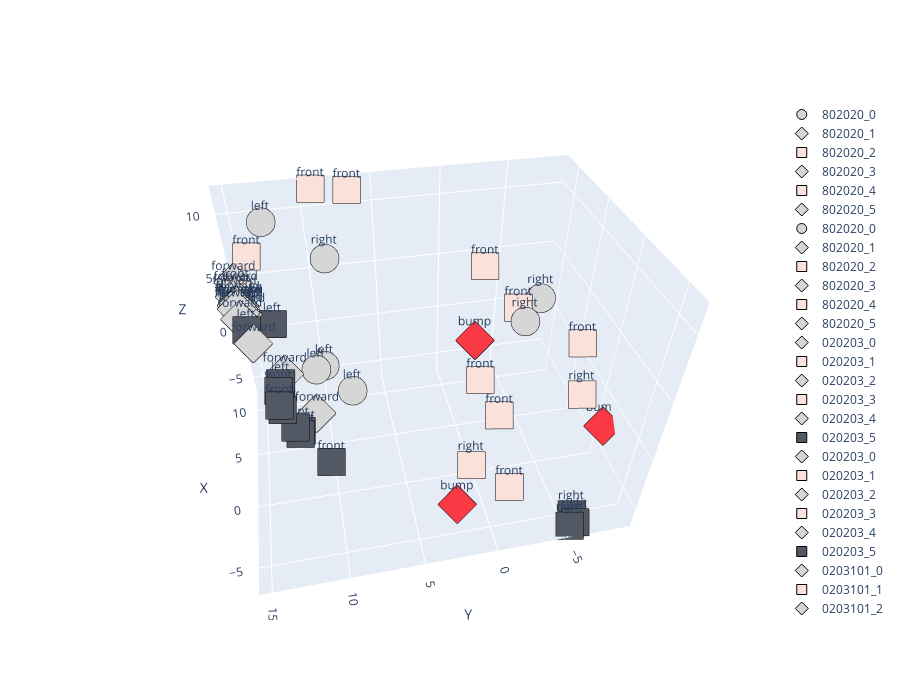

Notebook code for this chart:
### Code cell
sequences = [[8, 0, 2, 0, 2, 0], [8, 0, 2, 0, 2, 0], [0, 2, 0, 2, 0, 3], [0, 2, 0, 2, 0, 3], [0, 2, 0, 3, 10, 1], [1, 10, 2, 0, 2, 0], [0, 2, 0, 2, 0, 3], [2, 0, 3, 5, 1, 3], [7, 8, 0, 2, 0, 3], [7, 8, 0, 3, 6, 5], [7, 8, 0, 3, 6, 5], [6, 5, 10, 2, 0, 3], [7, 8, 0, 2, 0, 2]]

label_seq = [''.join(str(nombre) for nombre in sous_liste) for sous_liste in sequences]
embedding_weights, all_labels, all_tokens = visualize_encoder_outputs(model, sequences, label_seq)
print(len(embedding_weights[:, 0].detach().numpy()))
projected = project_embeddings_to_3D(model, embedding_weights, group_axes)
plotly_embedding(projected, all_labels, all_tokens)

### Figure 1 — Plotly figure (JSON) as saved in the notebook; plotly's stock layout.template omitted (floating-point values rounded to 4 significant figures)
{"data": [{"marker": {"color": "#D6D6D6", "line": {"color": "black", "width": 1}, "size": 10, "symbol": "circle"}, "mode": "markers+text", "name": "802020_0", "text": "left", "textposition": "top center", "type": "scatter3d", "x": [10.12], "y": [12.78], "z": [10.12]}, {"marker": {"color": "#D6D6D6", "line": {"color": "black", "width": 1}, "size": 10, "symbol": "diamond"}, "mode": "markers+text", "name": "802020_1", "text": "forward", "textposition": "top center", "type": "scatter3d", "x": [7.39], "y": [15.03], "z": [7.39]}, {"marker": {"color": "#FAE2DB", "line": {"color": "black", "width": 1}, "size": 10, "symbol": "square"}, "mode": "markers+text", "name": "802020_2", "text": "front", "textposition": "top center", "type": "scatter3d", "x": [11.53], "y": [9.22], "z": [11.53]}, {"marker": {"color": "#D6D6D6", "line": {"color": "black", "width": 1}, "size": 10, "symbol": "diamond"}, "mode": "markers+text", "name": "802020_3", "text": "forward", "textposition": "top center", "type": "scatter3d", "x": [6.413], "y": [14.92], "z": [6.413]}, {"marker": {"color": "#FAE2DB", "line": {"color": "black", "width": 1}, "size": 10, "symbol": "square"}, "mode": "markers+text", "name": "802020_4", "text": "front", "textposition": "top center", "type": "scatter3d", "x": [6.82], "y": [-2.091], "z": [6.82]}, {"marker": {"color": "#D6D6D6", "line": {"color": "black", "width": 1}, "size": 10, "symbol": "diamond"}, "mode": "markers+text", "name": "802020_5", "text": "forward", "textposition": "top center", "type": "scatter3d", "x": [6.109], "y": [14.91], "z": [6.109]}, {"marker": {"color": "#D6D6D6", "line": {"color": "black", "width": 1}, "size": 10, "symbol": "circle"}, "mode": "markers+text", "name": "802020_0", "text": "left", "textposition": "top center", "type": "scatter3d", "x": [10.12], "y": [12.78], "z": [10.12]}, {"marker": {"color": "#D6D6D6", "line": {"color": "black", "width": 1}, "size": 10, "symbol": "diamond"}, "mode": "markers+text", "name": "802020_1", "text": "forward", "textposition": "top center", "type": "scatter3d", "visible": true, "x": [7.39], "y": [15.03], "z": [7.39]}, {"marker": {"color": "#FAE2DB", "line": {"color": "black", "width": 1}, "size": 10, "symbol": "square"}, "mode": "markers+text", "name": "802020_2", "text": "front", "textposition": "top center", "type": "scatter3d", "visible": true, "x": [11.53], "y": [9.22], "z": [11.53]}, {"marker": {"color": "#D6D6D6", "line": {"color": "black", "width": 1}, "size": 10, "symbol": "diamond"}, "mode": "markers+text", "name": "802020_3", "text": "forward", "textposition": "top center", "type": "scatter3d", "visible": true, "x": [6.413], "y": [14.92], "z": [6.413]}, {"marker": {"color": "#FAE2DB", "line": {"color": "black", "width": 1}, "size": 10, "symbol": "square"}, "mode": "markers+text", "name": "802020_4", "text": "front", "textposition": "top center", "type": "scatter3d", "visible": true, "x": [6.82], "y": [-2.091], "z": [6.82]}, {"marker": {"color": "#D6D6D6", "line": {"color": "black", "width": 1}, "size": 10, "symbol": "diamond"}, "mode": "markers+text", "name": "802020_5", "text": "forward", "textposition": "top center", "type": "scatter3d", "visible": true, "x": [6.109], "y": [14.91], "z": [6.109]}, {"marker": {"color": "#D6D6D6", "line": {"color": "black", "width": 1}, "size": 10, "symbol": "diamond"}, "mode": "markers+text", "name": "020203_0", "text": "forward", "textposition": "top center", "type": "scatter3d", "visible": true, "x": [2.812], "y": [12.5], "z": [2.812]}, {"marker": {"color": "#FAE2DB", "line": {"color": "black", "width": 1}, "size": 10, "symbol": "square"}, "mode": "markers+text", "name": "020203_1", "text": "front", "textposition": "top center", "type": "scatter3d", "visible": true, "x": [1.26], "y": [-0.5228], "z": [1.26]}, {"marker": {"color": "#D6D6D6", "line": {"color": "black", "width": 1}, "size": 10, "symbol": "diamond"}, "mode": "markers+text", "name": "020203_2", "text": "forward", "textposition": "top center", "type": "scatter3d", "visible": true, "x": [6.235], "y": [14.78], "z": [6.235]}, {"marker": {"color": "#FAE2DB", "line": {"color": "black", "width": 1}, "size": 10, "symbol": "square"}, "mode": "markers+text", "name": "020203_3", "text": "front", "textposition": "top center", "type": "scatter3d", "visible": true, "x": [7.019], "y": [14.96], "z": [7.019]}, {"marker": {"color": "#D6D6D6", "line": {"color": "black", "width": 1}, "size": 10, "symbol": "diamond"}, "mode": "markers+text", "name": "020203_4", "text": "forward", "textposition": "top center", "type": "scatter3d", "visible": true, "x": [6.271], "y": [15.02], "z": [6.271]}, {"marker": {"color": "#535865", "line": {"color": "black", "width": 1}, "size": 10, "symbol": "square"}, "mode": "markers+text", "name": "020203_5", "text": "front", "textposition": "top center", "type": "scatter3d", "visible": true, "x": [-0.04441], "y": [11.98], "z": [-0.04441]}, {"marker": {"color": "#D6D6D6", "line": {"color": "black", "width": 1}, "size": 10, "symbol": "diamond"}, "mode": "markers+text", "name": "020203_0", "text": "forward", "textposition": "top center", "type": "scatter3d", "visible": true, "x": [2.812], "y": [12.5], "z": [2.812]}, {"marker": {"color": "#FAE2DB", "line": {"color": "black", "width": 1}, "size": 10, "symbol": "square"}, "mode": "markers+text", "name": "020203_1", "text": "front", "textposition": "top center", "type": "scatter3d", "visible": true, "x": [1.26], "y": [-0.5228], "z": [1.26]}, {"marker": {"color": "#D6D6D6", "line": {"color": "black", "width": 1}, "size": 10, "symbol": "diamond"}, "mode": "markers+text", "name": "020203_2", "text": "forward", "textposition": "top center", "type": "scatter3d", "visible": true, "x": [6.235], "y": [14.78], "z": [6.235]}, {"marker": {"color": "#FAE2DB", "line": {"color": "black", "width": 1}, "size": 10, "symbol": "square"}, "mode": "markers+text", "name": "020203_3", "text": "front", "textposition": "top center", "type": "scatter3d", "visible": true, "x": [7.019], "y": [14.96], "z": [7.019]}, {"marker": {"color": "#D6D6D6", "line": {"color": "black", "width": 1}, "size": 10, "symbol": "diamond"}, "mode": "markers+text", "name": "020203_4", "text": "forward", "textposition": "top center", "type": "scatter3d", "visible": true, "x": [6.271], "y": [15.02], "z": [6.271]}, {"marker": {"color": "#535865", "line": {"color": "black", "width": 1}, "size": 10, "symbol": "square"}, "mode": "markers+text", "name": "020203_5", "text": "front", "textposition": "top center", "type": "scatter3d", "visible": true, "x": [-0.04441], "y": [11.98], "z": [-0.04441]}, {"marker": {"color": "#D6D6D6", "line": {"color": "black", "width": 1}, "size": 10, "symbol": "diamond"}, "mode": "markers+text", "name": "0203101_0", "text": "forward", "textposition": "top center", "type": "scatter3d", "visible": true, "x": [0.7967], "y": [10.76], "z": [0.7967]}, {"marker": {"color": "#FAE2DB", "line": {"color": "black", "width": 1}, "size": 10, "symbol": "square"}, "mode": "markers+text", "name": "0203101_1", "text": "front", "textposition": "top center", "type": "scatter3d", "visible": true, "x": [-0.5691], "y": [-1.476], "z": [-0.5691]}, {"marker": {"color": "#D6D6D6", "line": {"color": "black", "width": 1}, "size": 10, "symbol": "diamond"}, "mode": "markers+text", "name": "0203101_2", "text": "forward", "textposition": "top center", "type": "scatter3d", "visible": true, "x": [5.836], "y": [14.67], "z": [5.836]}, {"marker": {"color": "#535865", "line": {"color": "black", "width": 1}, "size": 10, "symbol": "square"}, "mode": "markers+text", "name": "0203101_3", "text": "front", "textposition": "top center", "type": "scatter3d", "visible": true, "x": [-1.543], "y": [10.24], "z": [-1.543]}, {"marker": {"color": "#D6D6D6", "line": {"color": "black", "width": 1}, "size": 10, "symbol": "circle"}, "mode": "markers+text", "name": "0203101_4", "text": "right", "textposition": "top center", "type": "scatter3d", "visible": true, "x": [3.823], "y": [-4.368], "z": [3.823]}, {"marker": {"color": "#F93943", "line": {"color": "black", "width": 1}, "size": 10, "symbol": "diamond"}, "mode": "markers+text", "name": "0203101_5", "text": "bump", "textposition": "top center", "type": "scatter3d", "visible": true, "x": [-4.443], "y": [2.329], "z": [-4.443]}, {"marker": {"color": "#F93943", "line": {"color": "black", "width": 1}, "size": 10, "symbol": "diamond"}, "mode": "markers+text", "name": "1102020_0", "text": "bump", "textposition": "top center", "type": "scatter3d", "visible": true, "x": [-1.865], "y": [-8.802], "z": [-1.865]}, {"marker": {"color": "#D6D6D6", "line": {"color": "black", "width": 1}, "size": 10, "symbol": "circle"}, "mode": "markers+text", "name": "1102020_1", "text": "right", "textposition": "top center", "type": "scatter3d", "visible": true, "x": [4.888], "y": [-5.774], "z": [4.888]}, {"marker": {"color": "#FAE2DB", "line": {"color": "black", "width": 1}, "size": 10, "symbol": "square"}, "mode": "markers+text", "name": "1102020_2", "text": "front", "textposition": "top center", "type": "scatter3d", "visible": true, "x": [11.31], "y": [6.786], "z": [11.31]}, {"marker": {"color": "#D6D6D6", "line": {"color": "black", "width": 1}, "size": 10, "symbol": "diamond"}, "mode": "markers+text", "name": "1102020_3", "text": "forward", "textposition": "top center", "type": "scatter3d", "visible": true, "x": [5.894], "y": [14.81], "z": [5.894]}, {"marker": {"color": "#FAE2DB", "line": {"color": "black", "width": 1}, "size": 10, "symbol": "square"}, "mode": "markers+text", "name": "1102020_4", "text": "front", "textposition": "top center", "type": "scatter3d", "visible": true, "x": [4.553], "y": [-4.023], "z": [4.553]}, {"marker": {"color": "#D6D6D6", "line": {"color": "black", "width": 1}, "size": 10, "symbol": "diamond"}, "mode": "markers+text", "name": "1102020_5", "text": "forward", "textposition": "top center", "type": "scatter3d", "visible": true, "x": [4.413], "y": [14.24], "z": [4.413]}, {"marker": {"color": "#D6D6D6", "line": {"color": "black", "width": 1}, "size": 10, "symbol": "diamond"}, "mode": "markers+text", "name": "020203_0", "text": "forward", "textposition": "top center", "type": "scatter3d", "visible": true, "x": [2.812], "y": [12.5], "z": [2.812]}, {"marker": {"color": "#FAE2DB", "line": {"color": "black", "width": 1}, "size": 10, "symbol": "square"}, "mode": "markers+text", "name": "020203_1", "text": "front", "textposition": "top center", "type": "scatter3d", "visible": true, "x": [1.26], "y": [-0.5228], "z": [1.26]}, {"marker": {"color": "#D6D6D6", "line": {"color": "black", "width": 1}, "size": 10, "symbol": "diamond"}, "mode": "markers+text", "name": "020203_2", "text": "forward", "textposition": "top center", "type": "scatter3d", "visible": true, "x": [6.235], "y": [14.78], "z": [6.235]}, {"marker": {"color": "#FAE2DB", "line": {"color": "black", "width": 1}, "size": 10, "symbol": "square"}, "mode": "markers+text", "name": "020203_3", "text": "front", "textposition": "top center", "type": "scatter3d", "visible": true, "x": [7.019], "y": [14.96], "z": [7.019]}, {"marker": {"color": "#D6D6D6", "line": {"color": "black", "width": 1}, "size": 10, "symbol": "diamond"}, "mode": "markers+text", "name": "020203_4", "text": "forward", "textposition": "top center", "type": "scatter3d", "visible": true, "x": [6.271], "y": [15.02], "z": [6.271]}, {"marker": {"color": "#535865", "line": {"color": "black", "width": 1}, "size": 10, "symbol": "square"}, "mode": "markers+text", "name": "020203_5", "text": "front", "textposition": "top center", "type": "scatter3d", "visible": true, "x": [-0.04441], "y": [11.98], "z": [-0.04441]}, {"marker": {"color": "#FAE2DB", "line": {"color": "black", "width": 1}, "size": 10, "symbol": "square"}, "mode": "markers+text", "name": "203513_0", "text": "front", "textposition": "top center", "type": "scatter3d", "visible": true, "x": [2.364], "y": [-8.295], "z": [2.364]}, {"marker": {"color": "#D6D6D6", "line": {"color": "black", "width": 1}, "size": 10, "symbol": "diamond"}, "mode": "markers+text", "name": "203513_1", "text": "forward", "textposition": "top center", "type": "scatter3d", "visible": true, "x": [6.703], "y": [15.07], "z": [6.703]}, {"marker": {"color": "#535865", "line": {"color": "black", "width": 1}, "size": 10, "symbol": "square"}, "mode": "markers+text", "name": "203513_2", "text": "front", "textposition": "top center", "type": "scatter3d", "visible": true, "x": [2.073], "y": [13.04], "z": [2.073]}, {"marker": {"color": "#535865", "line": {"color": "black", "width": 1}, "size": 10, "symbol": "square"}, "mode": "markers+text", "name": "203513_3", "text": "left", "textposition": "top center", "type": "scatter3d", "visible": true, "x": [5.071], "y": [14.58], "z": [5.071]}, {"marker": {"color": "#F93943", "line": {"color": "black", "width": 1}, "size": 10, "symbol": "diamond"}, "mode": "markers+text", "name": "203513_4", "text": "bump", "textposition": "top center", "type": "scatter3d", "visible": true, "x": [3.218], "y": [-0.5835], "z": [3.218]}, {"marker": {"color": "#535865", "line": {"color": "black", "width": 1}, "size": 10, "symbol": "square"}, "mode": "markers+text", "name": "203513_5", "text": "front", "textposition": "top center", "type": "scatter3d", "visible": true, "x": [1.17], "y": [12.93], "z": [1.17]}, {"marker": {"color": "#535865", "line": {"color": "black", "width": 1}, "size": 10, "symbol": "square"}, "mode": "markers+text", "name": "780203_0", "text": "right", "textposition": "top center", "type": "scatter3d", "visible": true, "x": [-6.374], "y": [-5.216], "z": [-6.374]}, {"marker": {"color": "#D6D6D6", "line": {"color": "black", "width": 1}, "size": 10, "symbol": "circle"}, "mode": "markers+text", "name": "780203_1", "text": "left", "textposition": "top center", "type": "scatter3d", "visible": true, "x": [2.951], "y": [9.848], "z": [2.951]}, {"marker": {"color": "#D6D6D6", "line": {"color": "black", "width": 1}, "size": 10, "symbol": "diamond"}, "mode": "markers+text", "name": "780203_2", "text": "forward", "textposition": "top center", "type": "scatter3d", "visible": true, "x": [6.267], "y": [14.83], "z": [6.267]}, {"marker": {"color": "#FAE2DB", "line": {"color": "black", "width": 1}, "size": 10, "symbol": "square"}, "mode": "markers+text", "name": "780203_3", "text": "front", "textposition": "top center", "type": "scatter3d", "visible": true, "x": [6.813], "y": [14.92], "z": [6.813]}, {"marker": {"color": "#D6D6D6", "line": {"color": "black", "width": 1}, "size": 10, "symbol": "diamond"}, "mode": "markers+text", "name": "780203_4", "text": "forward", "textposition": "top center", "type": "scatter3d", "visible": true, "x": [6.117], "y": [15.03], "z": [6.117]}, {"marker": {"color": "#535865", "line": {"color": "black", "width": 1}, "size": 10, "symbol": "square"}, "mode": "markers+text", "name": "780203_5", "text": "front", "textposition": "top center", "type": "scatter3d", "visible": true, "x": [0.2792], "y": [12.26], "z": [0.2792]}, {"marker": {"color": "#535865", "line": {"color": "black", "width": 1}, "size": 10, "symbol": "square"}, "mode": "markers+text", "name": "780365_0", "text": "right", "textposition": "top center", "type": "scatter3d", "visible": true, "x": [-5.851], "y": [-5.494], "z": [-5.851]}, {"marker": {"color": "#D6D6D6", "line": {"color": "black", "width": 1}, "size": 10, "symbol": "circle"}, "mode": "markers+text", "name": "780365_1", "text": "left", "textposition": "top center", "type": "scatter3d", "visible": true, "x": [2.817], "y": [10.42], "z": [2.817]}, {"marker": {"color": "#D6D6D6", "line": {"color": "black", "width": 1}, "size": 10, "symbol": "diamond"}, "mode": "markers+text", "name": "780365_2", "text": "forward", "textposition": "top center", "type": "scatter3d", "visible": true, "x": [6.105], "y": [14.76], "z": [6.105]}, {"marker": {"color": "#535865", "line": {"color": "black", "width": 1}, "size": 10, "symbol": "square"}, "mode": "markers+text", "name": "780365_3", "text": "front", "textposition": "top center", "type": "scatter3d", "visible": true, "x": [0.08748], "y": [11.9], "z": [0.08748]}, {"marker": {"color": "#FAE2DB", "line": {"color": "black", "width": 1}, "size": 10, "symbol": "square"}, "mode": "markers+text", "name": "780365_4", "text": "right", "textposition": "top center", "type": "scatter3d", "visible": true, "x": [-2.721], "y": [0.9779], "z": [-2.721]}, {"marker": {"color": "#535865", "line": {"color": "black", "width": 1}, "size": 10, "symbol": "square"}, "mode": "markers+text", "name": "780365_5", "text": "left", "textposition": "top center", "type": "scatter3d", "visible": true, "x": [2.407], "y": [12.81], "z": [2.407]}, {"marker": {"color": "#535865", "line": {"color": "black", "width": 1}, "size": 10, "symbol": "square"}, "mode": "markers+text", "name": "780365_0", "text": "right", "textposition": "top center", "type": "scatter3d", "visible": true, "x": [-5.851], "y": [-5.494], "z": [-5.851]}, {"marker": {"color": "#D6D6D6", "line": {"color": "black", "width": 1}, "size": 10, "symbol": "circle"}, "mode": "markers+text", "name": "780365_1", "text": "left", "textposition": "top center", "type": "scatter3d", "visible": true, "x": [2.817], "y": [10.42], "z": [2.817]}, {"marker": {"color": "#D6D6D6", "line": {"color": "black", "width": 1}, "size": 10, "symbol": "diamond"}, "mode": "markers+text", "name": "780365_2", "text": "forward", "textposition": "top center", "type": "scatter3d", "visible": true, "x": [6.105], "y": [14.76], "z": [6.105]}, {"marker": {"color": "#535865", "line": {"color": "black", "width": 1}, "size": 10, "symbol": "square"}, "mode": "markers+text", "name": "780365_3", "text": "front", "textposition": "top center", "type": "scatter3d", "visible": true, "x": [0.08748], "y": [11.9], "z": [0.08748]}, {"marker": {"color": "#FAE2DB", "line": {"color": "black", "width": 1}, "size": 10, "symbol": "square"}, "mode": "markers+text", "name": "780365_4", "text": "right", "textposition": "top center", "type": "scatter3d", "visible": true, "x": [-2.721], "y": [0.9779], "z": [-2.721]}, {"marker": {"color": "#535865", "line": {"color": "black", "width": 1}, "size": 10, "symbol": "square"}, "mode": "markers+text", "name": "780365_5", "text": "left", "textposition": "top center", "type": "scatter3d", "visible": true, "x": [2.407], "y": [12.81], "z": [2.407]}, {"marker": {"color": "#FAE2DB", "line": {"color": "black", "width": 1}, "size": 10, "symbol": "square"}, "mode": "markers+text", "name": "6510203_0", "text": "right", "textposition": "top center", "type": "scatter3d", "visible": true, "x": [-0.166], "y": [-7.639], "z": [-0.166]}, {"marker": {"color": "#535865", "line": {"color": "black", "width": 1}, "size": 10, "symbol": "square"}, "mode": "markers+text", "name": "6510203_1", "text": "left", "textposition": "top center", "type": "scatter3d", "visible": true, "x": [5.214], "y": [12.86], "z": [5.214]}, {"marker": {"color": "#D6D6D6", "line": {"color": "black", "width": 1}, "size": 10, "symbol": "circle"}, "mode": "markers+text", "name": "6510203_2", "text": "right", "textposition": "top center", "type": "scatter3d", "visible": true, "x": [8.049], "y": [8.904], "z": [8.049]}, {"marker": {"color": "#FAE2DB", "line": {"color": "black", "width": 1}, "size": 10, "symbol": "square"}, "mode": "markers+text", "name": "6510203_3", "text": "front", "textposition": "top center", "type": "scatter3d", "visible": true, "x": [8.546], "y": [13.99], "z": [8.546]}, {"marker": {"color": "#D6D6D6", "line": {"color": "black", "width": 1}, "size": 10, "symbol": "diamond"}, "mode": "markers+text", "name": "6510203_4", "text": "forward", "textposition": "top center", "type": "scatter3d", "visible": true, "x": [6.895], "y": [14.96], "z": [6.895]}, {"marker": {"color": "#535865", "line": {"color": "black", "width": 1}, "size": 10, "symbol": "square"}, "mode": "markers+text", "name": "6510203_5", "text": "front", "textposition": "top center", "type": "scatter3d", "visible": true, "x": [1.391], "y": [13.09], "z": [1.391]}, {"marker": {"color": "#535865", "line": {"color": "black", "width": 1}, "size": 10, "symbol": "square"}, "mode": "markers+text", "name": "780202_0", "text": "right", "textposition": "top center", "type": "scatter3d", "visible": true, "x": [-6.257], "y": [-5.653], "z": [-6.257]}, {"marker": {"color": "#D6D6D6", "line": {"color": "black", "width": 1}, "size": 10, "symbol": "circle"}, "mode": "markers+text", "name": "780202_1", "text": "left", "textposition": "top center", "type": "scatter3d", "visible": true, "x": [1.602], "y": [8.238], "z": [1.602]}, {"marker": {"color": "#D6D6D6", "line": {"color": "black", "width": 1}, "size": 10, "symbol": "diamond"}, "mode": "markers+text", "name": "780202_2", "text": "forward", "textposition": "top center", "type": "scatter3d", "visible": true, "x": [6.007], "y": [14.8], "z": [6.007]}, {"marker": {"color": "#FAE2DB", "line": {"color": "black", "width": 1}, "size": 10, "symbol": "square"}, "mode": "markers+text", "name": "780202_3", "text": "front", "textposition": "top center", "type": "scatter3d", "visible": true, "x": [6.293], "y": [14.76], "z": [6.293]}, {"marker": {"color": "#D6D6D6", "line": {"color": "black", "width": 1}, "size": 10, "symbol": "diamond"}, "mode": "markers+text", "name": "780202_4", "text": "forward", "textposition": "top center", "type": "scatter3d", "visible": true, "x": [5.621], "y": [14.9], "z": [5.621]}, {"marker": {"color": "#FAE2DB", "line": {"color": "black", "width": 1}, "size": 10, "symbol": "square"}, "mode": "markers+text", "name": "780202_5", "text": "front", "textposition": "top center", "type": "scatter3d", "visible": true, "x": [-4.046], "y": [-1.409], "z": [-4.046]}], "layout": {"height": 700, "scene": {"aspectmode": "auto", "aspectratio": {"x": 0.9085, "y": 1.212, "z": 0.9085}, "camera": {"center": {"x": 0, "y": 0, "z": 0}, "eye": {"x": -1.526, "y": 0.3173, "z": 1.324}, "projection": {"type": "perspective"}, "up": {"x": 0, "y": 0, "z": 1}}, "xaxis": {"title": {"text": "X"}, "type": "linear"}, "yaxis": {"title": {"text": "Y"}, "type": "linear"}, "zaxis": {"title": {"text": "Z"}, "type": "linear"}}, "width": 900}}
